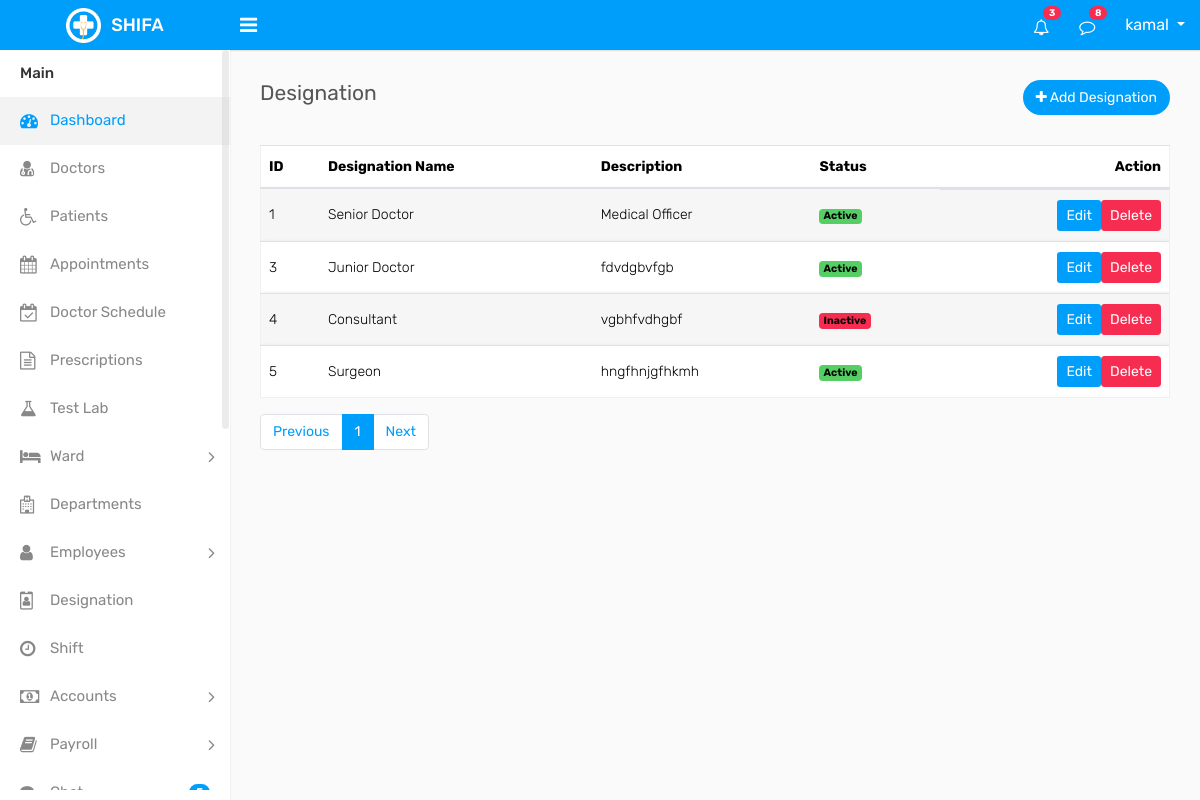
The page /designation/designation.php (signed in) on the database as committed earlier.
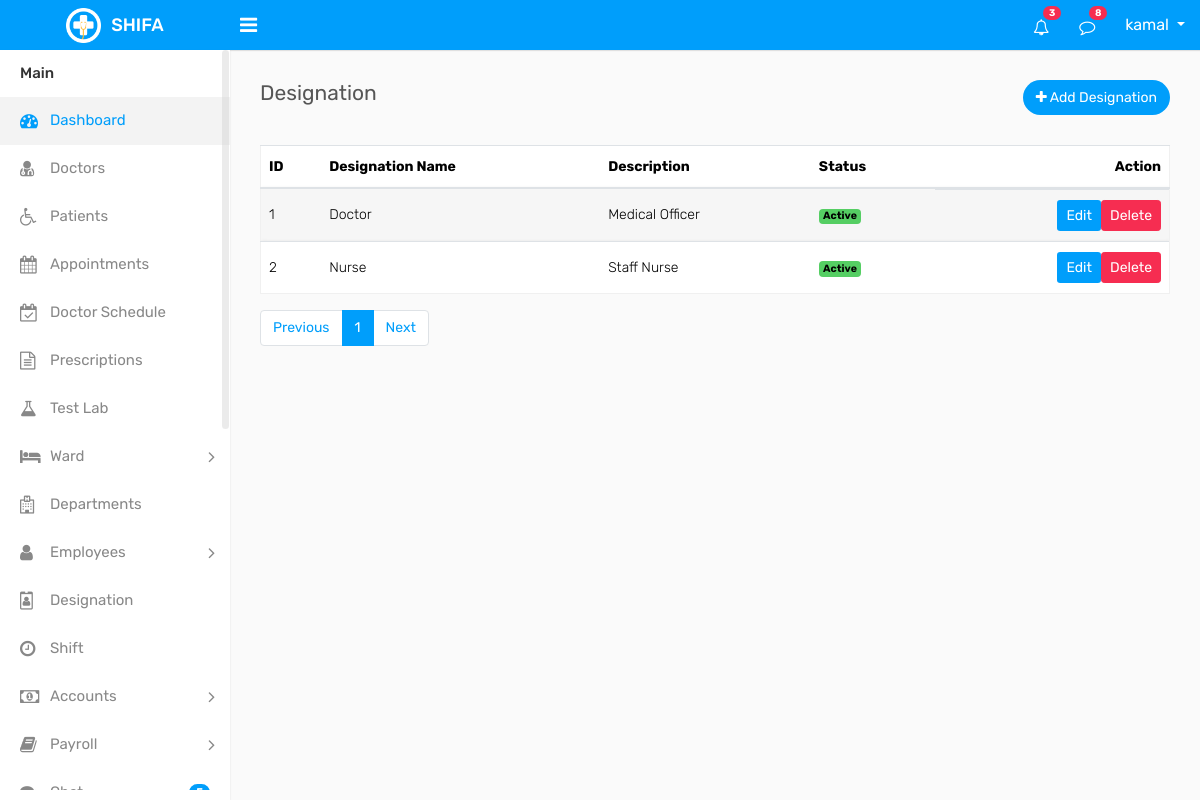
The same page on the database as committed later.
### tables this page shows
CREATE TABLE `designation` (
  `id` int(11) NOT NULL,
  `designation_name` varchar(100) DEFAULT NULL,
  `description` varchar(255) DEFAULT NULL,
  `status` int(2) NOT NULL COMMENT '0=inactive, 1=active',
  `created_at` timestamp NULL DEFAULT NULL,
  `updated_at` timestamp NULL DEFAULT NULL,
  `deleted_at` datetime DEFAULT NULL
);

### crud/crud_class.php (called while the page is built, shortened)
<?php
class crud_class{
    private $host = "localhost";
    private $username = "root";
    private $password = "";
    private $database = "shifa";
    public $conn;
    public function __construct(){
        $this->conn = new mysqli($this->host, $this->username, $this->password, $this->database);
    }
    public function common_select($table, $columns = "*", $where = [],$where_condition = "AND", $order_by = "",
        $sort_order = "ASC",$limit = "",$offset = ""){
        $result=[
            "status"=>false,
            "data"=>[],
            "message"=>""
        ];
        $sql = "SELECT $columns FROM $table";
        if(!empty($where)){
            $where_clauses = [];
            foreach($where as $column => $value){
                $where_clauses[] = "$table" . "." . "$column = '" . $this->conn->real_escape_string($value) . "'";
            }
            $sql .= " WHERE " . implode(" $where_condition ", $where_clauses);
            $sql .= " AND deleted_at IS NULL";
        }else{
            $sql .= " WHERE deleted_at IS NULL";
        }
        if(!empty($order_by)){
            $sql .= " ORDER BY $order_by $sort_order";
        }
        if(!empty($limit)){
            $sql .= " LIMIT $limit";
        }
        $rs = $this->conn->query($sql);
        if($rs->num_rows > 0){
            $result["status"] = true;
            $result["message"] = "Records found";
            while($row = $rs->fetch_object()){
                $result["data"][] = $row;
            }
            return $result;
        } else {
            $result["message"] = "No records found";
            return $result;
        }
    }
    public function number_of_records($table){
        $sql = "SELECT COUNT(*) as total FROM $table";
        $rs = $this->conn->query($sql);
        if($rs->num_rows > 0){
            $row = $rs->fetch_object();
            return $row->total;
        } else {
            return 0;
        }
    }
}

### component/connection.php (called while the page is built, shortened)
<?php
    $base_url = "http://localhost/shifa/";
    require_once  ($_SERVER['DOCUMENT_ROOT'] . "/shifa/crud/crud_class.php");
    $crud = new crud_class();
?>

### designation/designation.php (the view, shortened to what the changed rows need)
<?php require_once "../component/header.php"; ?>
<?php require_once "../component/sidebar.php"; ?>
        <div class="page-wrapper">
            <div class="content">
                <div class="row">
                    <div class="col-md-12">
                        <div class="table-responsive">
                            <table class="table table-striped custom-table mb-0 datatable">
                                <thead>
                                    <tr>
                                        <th>ID</th>
                                        <th>Designation Name</th>
                                        <th>Description</th>
                                        <th>Status</th>
                                        <th class="text-right">Action</th>
                                    </tr>
                                </thead>
                                <tbody>
                                    <tr>
                                        <?php
                                        if(isset($_GET['page']) && is_numeric($_GET['page'])){
                                            $page = (int)$_GET['page'];
                                        } else {
                                            $page = 1;
                                        }
                                        $designation = $crud->common_select("designation",'*',[],'AND','id','ASC',10,($page-1)*10);
                                        if($designation['status']){
                                        foreach ($designation['data'] as $designation) { ?>
                                        <td><?= $designation->id ?></td>
                                        <td><?= $designation->designation_name ?></td>
                                        <td><?= $designation->description ?></td>
                                        <td>
                                            <?php if ($designation->status == '1') { ?>
                                            <span class="badge bg-success">Active</span>
                                            <?php } else { ?>
                                            <span class="badge bg-danger">Inactive</span>
                                            <?php } ?>
                                        </td>
                                        <td class="d-flex justify-content-end">
                                            <a href="<?= $base_url ?>designation/edit_designation.php?id=<?= $designation->id ?>" class="btn btn-sm btn-primary mb-2 mb-lg-0 me-0 me-lg-2">Edit</a>
                                            <a onclick="return confirm('Are you sure you want to delete this designation?');" href="<?= $base_url ?>designation/delete_designation.php?id=<?= $designation->id ?>" class="btn btn-sm btn-danger">Delete</a>
                                        </td>
                                    </tr>
                                            <?php } } ?>
                                </tbody>
                            </table>
                        </div>
                        <div class="pb-3 ps-3 mt-3 d-flex justify-content-center justify-content-md-between justify-content-lg-between flex-wrap flex-md-nowrap">
                <nav aria-label="Page navigation" class="mb-3 mb-md-0 mb-lg-0">
                  <?php
                      $total_records = $crud->number_of_records("designation");
                      $records_per_page = 10;
                      $total_pages = ceil($total_records / $records_per_page);
                  ?>
                  <ul class="pagination">
                    <?php for ($i = 1; $i <= $total_pages; $i++) { ?>
                      <li class="page-item <?= ($i == $page) ? 'active' : '' ?>"><a class="page-link" href="<?= $base_url ?>departments/departments.php?page=<?= $i ?>"><?= $i ?></a></li>
                    <?php } ?>
                  </ul>
              </nav>
            </div>
        </div>
    </div>
</div>
        </div>
    </div>
<?php require_once "../component/footer.php"; ?>

Rows that differ between the two databases and show on the page:
removed designation: id "3", designation_name "Junior Doctor", description "fdvdgbvfgb", status "Active"
removed designation: id "4", designation_name "Consultant", description "vgbhfvdhgbf", status "Inactive"
removed designation: id "5", designation_name "Surgeon", description "hngfhnjgfhkmh", status "Active"
changed designation "Medical Officer": designation_name "Senior Doctor" → "Doctor"
added designation: id "2", designation_name "Nurse", description "Staff Nurse", status "Active"
